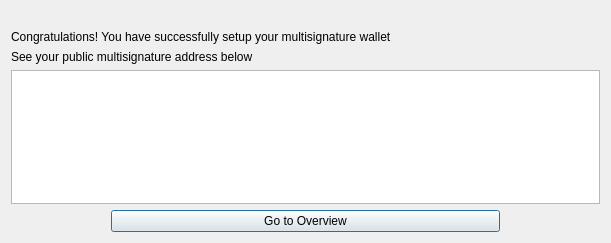
<?xml version="1.0" encoding="UTF-8"?>
<ui version="4.0">
 <class>MultiSigSetupFinish</class>
 <widget class="QDialog" name="MultiSigSetupFinish">
  <property name="geometry">
   <rect>
    <x>0</x>
    <y>0</y>
    <width>611</width>
    <height>243</height>
   </rect>
  </property>
  <property name="sizePolicy">
   <sizepolicy hsizetype="Expanding" vsizetype="Expanding">
    <horstretch>0</horstretch>
    <verstretch>0</verstretch>
   </sizepolicy>
  </property>
  <property name="windowTitle">
   <string>Multi-signature Wallet Setup Complete</string>
  </property>
  <layout class="QVBoxLayout" name="verticalLayout" stretch="0,0,0,0">
   <property name="topMargin">
    <number>30</number>
   </property>
   <item>
    <layout class="QHBoxLayout" name="horizontalLayout" stretch="0">
     <item>
      <widget class="QLabel" name="label">
       <property name="text">
        <string>Congratulations! You have successfully setup your multisignature wallet</string>
       </property>
       <property name="alignment">
        <set>Qt::AlignLeading|Qt::AlignLeft|Qt::AlignVCenter</set>
       </property>
      </widget>
     </item>
    </layout>
   </item>
   <item>
    <widget class="QLabel" name="label_2">
     <property name="font">
      <font>
       <pointsize>9</pointsize>
      </font>
     </property>
     <property name="text">
      <string>See your public multisignature address below</string>
     </property>
    </widget>
   </item>
   <item>
    <widget class="QTextEdit" name="textComboKey"/>
   </item>
   <item>
    <layout class="QHBoxLayout" name="horizontalLayout_5">
     <property name="spacing">
      <number>100</number>
     </property>
     <property name="leftMargin">
      <number>100</number>
     </property>
     <property name="rightMargin">
      <number>100</number>
     </property>
     <item>
      <widget class="QPushButton" name="btnDone">
       <property name="text">
        <string>Go to Overview</string>
       </property>
       <property name="shortcut">
        <string>Return</string>
       </property>
      </widget>
     </item>
    </layout>
   </item>
  </layout>
 </widget>
 <resources/>
 <connections/>
</ui>
